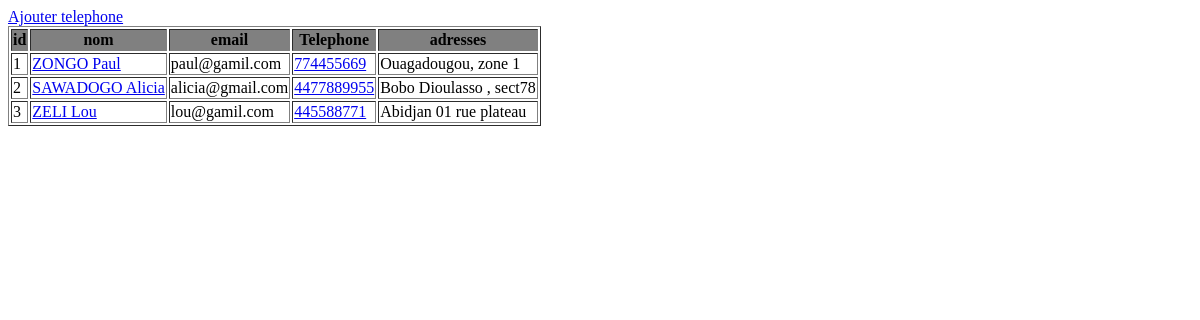
Before: / with the older database file.
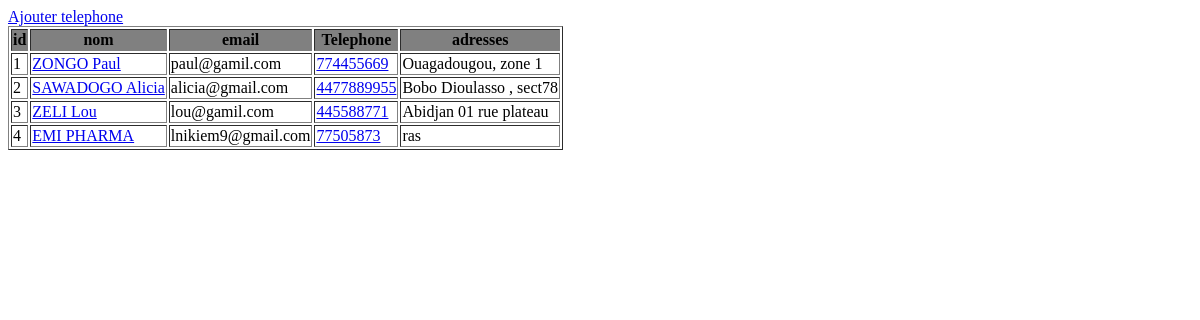
After: the same page with the newer database file.
### telephone/models.py (models this page shows, shortened)
class Personne(models.Model):
	nom = models.CharField(max_length=200, null=True)
	email = models.EmailField(null=False)
	phone = models.IntegerField(null=True, blank=True)
	address = models.TextField(null=True)

### telephone/views.py (the view)
# urls.py: path('', views.personne, name="personne"),
def personne(request):
	personnes = Personne.objects.all()
	return render(request, "telephone/personne.html", {"personnes":personnes})

### telephone/templates/telephone/personne.html (shortened to what this page needs)
<!DOCTYPE html>
<html>
<head>
</head>
<body>
	<a href="{% url 'add' %}">Ajouter telephone<a>
<table border="1">
	<tr bgcolor="grey">
		<th>id</th>
		<th>nom</th>
		<th>email</th>
		<th>Telephone</th>
		<th>adresses</th>
	</tr>
	{% for personne in personnes %}
	<tr>
		<td>{{personne.id}}</td>
		<td><a href="{% url 'personne_nom' personne.nom %}">{{personne.nom}}</a></td>
		<td>{{personne.email}}</td>
		<td><a href="{% url 'personne_telephone' personne.phone %}">{{personne.phone}}</a></td>
		<td>{{personne.address}}</td>
	</tr>
	{% endfor %}
</table>
</body>
</html>

Changed rows visible on the page:
added Personne: id "4", nom "EMI PHARMA", email "lnikiem9@gmail.com", phone "77505873", address "ras"
